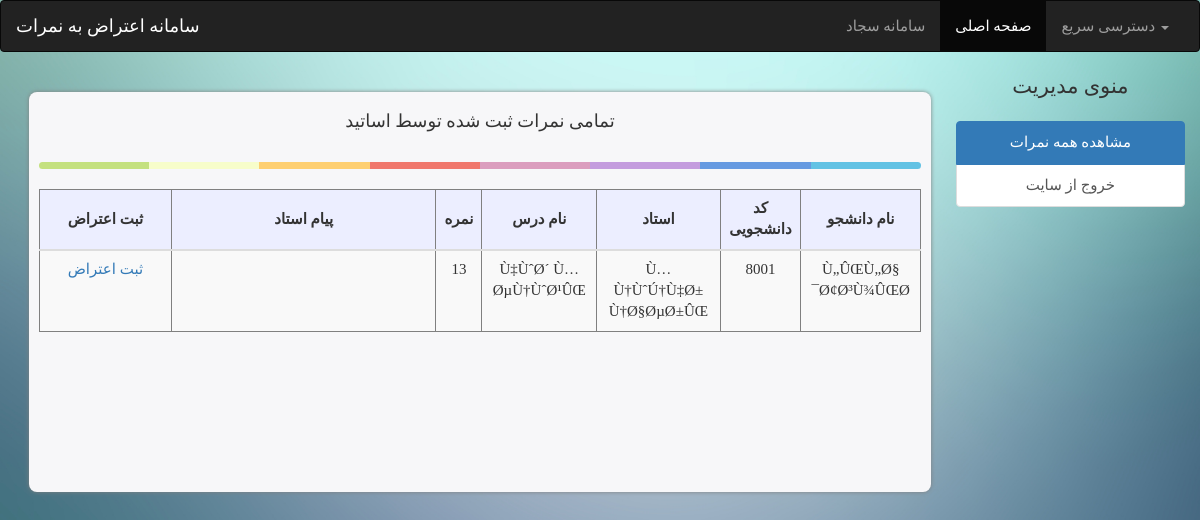
Screenshot of /student/index.php (signed in) with the database file from the repository.
### tables this page shows
CREATE TABLE IF NOT EXISTS `grades` (
  `id` int(11) NOT NULL AUTO_INCREMENT,
  `st_name` varchar(300) NOT NULL,
  `st_code` varchar(150) NOT NULL,
  `st_cmelli` varchar(150) NOT NULL,
  `course` varchar(150) NOT NULL,
  `grade` float NOT NULL,
  `ostad_user_id` int(11) NOT NULL,
  `ostad_name` varchar(200) NOT NULL,
  `eteraz` tinyint(1) NOT NULL DEFAULT '0',
  `st_note` varchar(3500) NOT NULL,
  `ostad_note` varchar(3500) NOT NULL,
  PRIMARY KEY (`id`),
  KEY `ostad_user_id` (`ostad_user_id`),
  KEY `ostad_name` (`ostad_name`)
);

### student/index.php (the view, shortened to what this page needs)
<!DOCTYPE html PUBLIC "-//W3C//DTD XHTML 1.0 Transitional//EN" "http://www.w3.org/TR/xhtml1/DTD/xhtml1-transitional.dtd">
<html xmlns="http://www.w3.org/1999/xhtml">
<head>
<link rel="stylesheet" href="/bootstrap/css/bootstrap.min.css">
<link rel="stylesheet" href="../style.css">
</head>
<body>
<nav class="navbar navbar-inverse">
  <div class="container-fluid">
    <div class="navbar-header">
      <a class="navbar-brand" href="../" style="color:#FFF">سامانه اعتراض به نمرات</a>
    </div>
    <div class="collapse navbar-collapse" id="bs-example-navbar-collapse-1">
      <ul class="nav navbar-nav navbar-right">
        <li><a href="https://edu.uast.ac.ir/">سامانه سجاد</a></li>
        <li class="active"><a href="../">صفحه اصلی <span class="sr-only">(current)</span></a></li>
        <li class="dropdown">
          <a href="#" class="dropdown-toggle" data-toggle="dropdown" role="button" aria-haspopup="true" aria-expanded="false">دسترسی سریع <span class="caret"></span></a>
        </li>
      </ul>
    </div>
  </div>
</nav>
<div class="wrapper">
			<?php
			if(isset($_SESSION['student']) && $_SESSION['student'] == true){
				?>
                <div class="menur">
            <div class="col-md-2" >
                <p class="lead" style="font-family:Tahoma" align="center" >منوی مدیریت</p>
                <div class="list-group"  align="center"  dir="rtl">
                    <a href="../student/" class="list-group-item active">مشاهده همه نمرات</a>
                    <a href="../student/sign_out.php" class="list-group-item"> خروج از سایت</a>
                </div>
            </div></div> <div class="menul" >
         <?php       }   ?>
<div id="lcontainer"  align="center" style="width:94%; min-height:400px;  float:none;" >
			<?php
		if(isset($_SESSION['student']) && $_SESSION['student'] == true){
			?>
  <?php
			$result=mysql_query("SELECT * FROM grades where st_code=".$_SESSION['st_code']);
				$num_rows = mysql_num_rows($result);
			if ($num_rows>0){
				echo    '
					<h4 class="form-signin-heading">تمامی نمرات ثبت شده توسط اساتید</h4>
		<hr class="colorgraph">
				<table border="1"  width="85%" dir="rtl" class="table table-striped" >
  <thead class="thead-default">
				          <tr bgcolor="#eceeff"  bordercolor="#000000" >
 <th style="text-align:center; vertical-align:middle">نام دانشجو</th>
    <th style="text-align:center; vertical-align:middle">کد دانشجویی</th>
    <th style="text-align:center; vertical-align:middle">استاد</th>
     <th style="text-align:center; vertical-align:middle">نام درس</th>
      <th style="text-align:center; vertical-align:middle">نمره</th>
      <th style="text-align:center; vertical-align:middle">پیام استاد</th>
       <th style="text-align:center; vertical-align:middle" width="15%">ثبت اعتراض</th>
  </tr></thead>
				';
			while($test = mysql_fetch_array($result))
			{ if ($test['eteraz']=="1") echo "<tr align='center' style='background:pink;' class='highlight1' bordercolor='#000000' > ";
		  if ($test['eteraz']=="0") 	echo "<tr align='center'  bordercolor='#000000' >";
				echo"<td>" .$test['st_name']."</font></td>";
				echo"<td>" .$test['st_code']."</font></td>";
				echo"<td>". $test['ostad_name']. "</font></td>";
				echo"<td>". $test['course']. "</font></td>";
				echo"<td>". $test['grade']. "</font></td>";
				echo"<td width="."'30%'"."><font color='black'>". $test['ostad_note']. "</font></td>";
				if ($test['grade']<>"20"){
					if ($test['eteraz']=="0" || $test['eteraz']=="1" )
					echo "<td width="."'10%'"."> <a href=re-mark.php?id=".$test['id'].">ثبت اعتراض</a></td>";
	} else  echo "<td width="."'10%'".">     </td>";
				echo "</tr>";
			} } else {echo '<div  id="inner"  class="alert alert-success" role="alert" style="width:420px;"  align="center"  >
  <span class="glyphicon glyphicon-th-list" aria-hidden="true"></span>
  <span class="sr-only">Error:</span> <br><br> هیچ نمره ای برای نمایش در سامانه درج نشده است </div>';}
			}   else { echo '
					<div id="inner"  class="alert alert-danger" role="alert" style="width:420px;"  align="center"  >
  <span class="glyphicon glyphicon-exclamation-sign"   aria-hidden="true"></span>
  <span class="sr-only">Error:</span><br> شما مجوز دسترسی به این بخش را ندارید';}
			?>
</table>
</body>
</html>

### style.css (style rules this page uses)
body { background-image : url('bg.jpg'); background-attachment: fixed; font-family:tahoma; font-size:15px; -webkit-background-size: cover; -moz-background-size: cover; -o-background-size: cover; background-size: cover; }
#lcontainer { position: relative; width: :400px; margin: 0 auto; min-height: :500px; background-color: #F7F7F9; border-radius: 8px; box-shadow: 0px 0px 4px gray; margin-top: 20px; padding: 10px; align:left; }
div.wrapper { position: relative; }
div.menul { float: left; width: 80%; }
div.menur { position: absolute; right: 0; z-index: 999; width: 24%; }
.form-signin-heading { text-align:center; margin-bottom: 30px; }
.colorgraph { height: 7px; border-top: 0; background: #c4e17f; border-radius: 5px; background-image: -webkit-linear-gradient(left, #c4e17f, #c4e17f 12.5%, #f7fdca 12.5%, #f7fdca 25%, #fecf71 25%, #fecf71 37.5%, #f0776c 37.5%, #f0776c 50%, #db9dbe 50%, #db9dbe 62.5%, #c49cde 62.5%, #c49cde 75%, #669ae1 75%, #669ae1 87.5%, #62c2e4 87.5%, #62c2e4); background-image: -moz-linear-gradient(left, #c4e17f, #c4e17f 12.5%, #f7fdca 12.5%, #f7fdca 25%, #fecf71 25%, #fecf71 37.5%, #f0776c 37.5%, #f0776c 50%, #db9dbe 50%, #db9dbe 62.5%, #c49cde 62.5%, #c49cde 75%, #669ae1 75%, #669ae1 87.5%, #62c2e4 87.5%, #62c2e4); background-image: -o-linear-gradient(left, #c4e17f, #c4e17f 12.5%, #f7fdca 12.5%, #f7fdca 25%, #fecf71 25%, #fecf71 37.5%, #f0776c 37.5%, #f0776c 50%, #db9dbe 50%, #db9dbe 62.5%, #c49cde 62.5%, #c49cde 75%, #669ae1 75%, #669ae1 87.5%, #62c2e4 87.5%, #62c2e4); background-image: linear-gradient(to right, #c4e17f, #c4e17f 12.5%, #f7fdca 12.5%, #f7fdca 25%, #fecf71 25%, #fecf71 37.5%, #f0776c 37.5%, #f0776c 50%, #db9dbe 50%, #db9dbe 62.5%, #c49cde 62.5%, #c49cde 75%, #669ae1 75%, #669ae1 87.5%, #62c2e4 87.5%, #62c2e4); }

### rows the page displays
grades: st_name "Ù„ÛŒÙ„Ø§ Ø¢Ø³Ù¾ÛŒØ¯", st_code "8001", ostad_name "Ù…Ù†ÙˆÚ†Ù‡Ø± Ù†Ø§ØµØ±ÛŒ", course "Ù‡ÙˆØ´ Ù…ØµÙ†ÙˆØ¹ÛŒ", grade "13"
